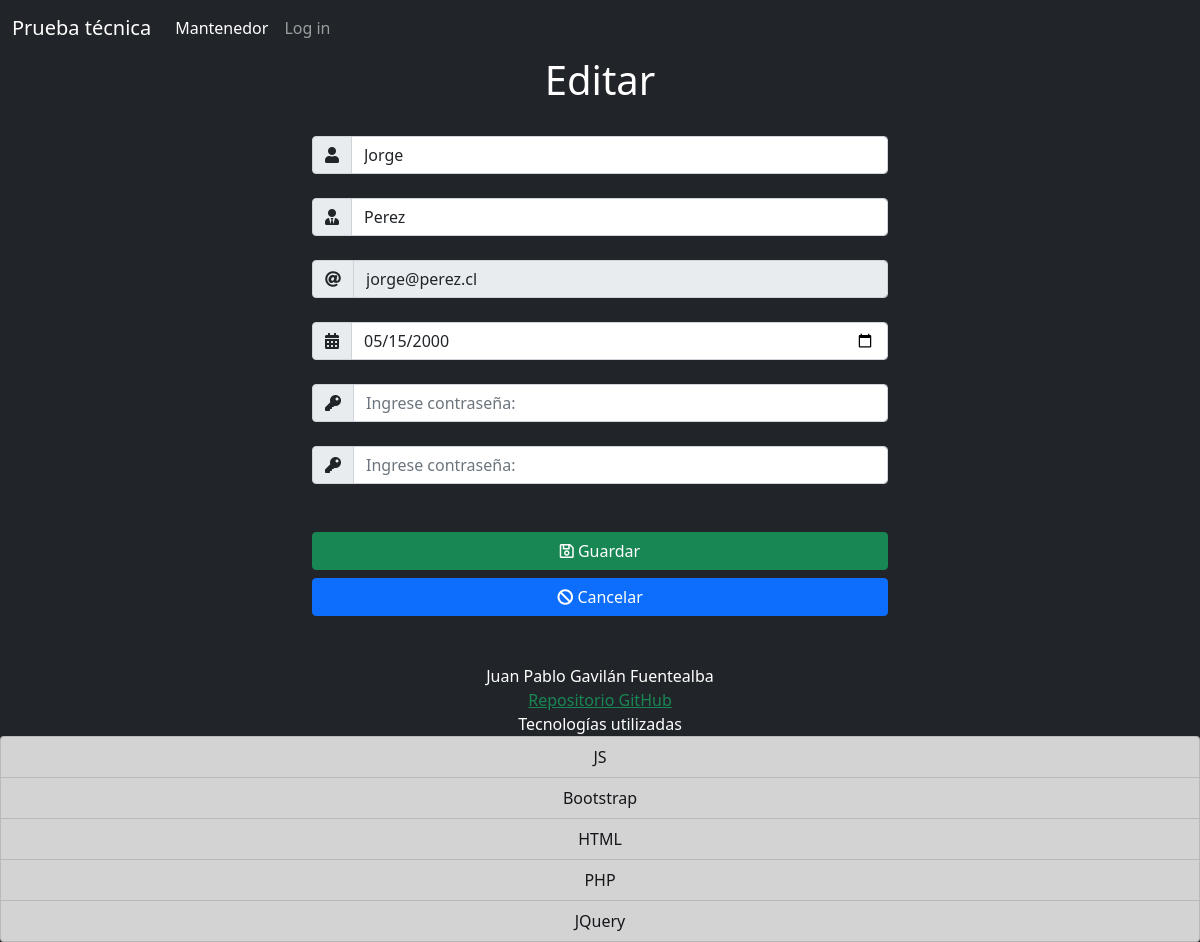
/index.php?m=editar&id=4, run on the app's committed database.
### tables this page shows
CREATE TABLE IF NOT EXISTS `usuarios` (
  `id` int(11) NOT NULL AUTO_INCREMENT,
  `nombre` varchar(25) NOT NULL,
  `apellido` varchar(25) NOT NULL,
  `email` varchar(50) NOT NULL,
  `nacimiento` date NOT NULL,
  `clave` varchar(200) NOT NULL,
  PRIMARY KEY (`id`),
  UNIQUE KEY `uq_email` (`email`)
);

### controlador/index.php (called while the page is built, shortened)
<?php
require_once("modelo/index.php");
class modeloController
{
    static function editar()
    {
        $id = $_REQUEST['id'];
        $producto = new Modelo();
        $dato = $producto->mostrar("usuarios", "id=" . $id);
        require_once("vista/editar.php");
    }
}

### modelo/index.php (called while the page is built, shortened)
<?php
class Modelo
{
    private $db;
    private $datos;
    public function __construct()
    {
        $this->db = new PDO('mysql:host=localhost;dbname=prueba', "root", "");
    }
    public function mostrar($tabla, $condicion)
    {
        $consul = "select * from " . $tabla . " where " . $condicion . " order by id desc;";
        $resu = $this->db->query($consul);
        while ($filas = $resu->FETCHALL(PDO::FETCH_ASSOC)) {
            $this->datos[] = $filas;
        }
        return $this->datos;
    }
}

### vista/editar.php (the view, shortened to what this page needs)
<?php
require_once("layouts/header.php");
?>
<div class="row justify-content-center bg-dark">
    <h1 class="text-center text-white">Editar</h1>
    <form action="" method="get" class="form col-6" onsubmit="validarForm(event,'mod')">
        <?php
        foreach ($dato as $key => $value) :
            foreach ($value as $v) :
        ?>
                <div class="input-group my-4">
                    <span class="input-group-text" id="basic-addon1"><i class="fas fa-user"></i></span>
                    <input class="form-control" id="txtNombre" type="text" value="<?php echo $v['nombre'] ?>" placeholder="Ingrese nombre:" name="nombre" aria-label="nombre" aria-describedby="basic-addon1">
                </div>
                <div class="input-group my-4">
                    <span class="input-group-text" id="basic-addon1"><i class="fas fa-user-tie"></i></span>
                    <input class="form-control" id="txtApellido" type="text" value="<?php echo $v['apellido'] ?>" placeholder="Ingrese apellido:" name="apellido" aria-label="apellido" aria-describedby="basic-addon1">
                </div>
                <div class="input-group my-4">
                    <span class="input-group-text" id="basic-addon1"><i class="fas fa-at"></i></span>
                    <input readonly class="form-control" id="txtEmail" type="email" value="<?php echo $v['email'] ?>" placeholder="Ingrese email:" name="email" aria-label="email" aria-describedby="basic-addon1">
                </div>
                <div class="input-group my-4">
                    <span class="input-group-text" id="basic-addon1"><i class="fas fa-calendar-alt"></i></span>
                    <input class="form-control" id="txtNacimiento" type="date" value="<?php echo $v['nacimiento'] ?>" name="nacimiento" aria-label="nacimiento" aria-describedby="basic-addon1">
                </div>
                <div class="input-group my-4">
                    <span class="input-group-text" id="basic-addon1"><i class="fas fa-key"></i></span>
                    <input class="form-control" id="txtClave" type="password" placeholder="Ingrese contraseña:" name="clave" aria-label="clave" aria-describedby="basic-addon1">
                </div>
                <div class="input-group my-4">
                    <span class="input-group-text" id="basic-addon1"><i class="fas fa-key"></i></span>
                    <input class="form-control" id="txtClave1" type="password" placeholder="Ingrese contraseña:" name="clave1" aria-label="clave1" aria-describedby="basic-addon1">
                </div>
                <div class="d-grid gap-2 my-5">
                    <button type="submit" class="btn btn-success" name="btn"><i class="far fa-save"></i> Guardar</button>
                    <a href="<?= urlsite ?>" class="btn btn-primary"><i class="fas fa-ban"></i> Cancelar</a>
                </div>
        <?php
            endforeach;
        endforeach;
        ?>
    </form>
</div>
<?php
require_once("layouts/footer.php");

### data on the page
usuarios: nombre "Jorge", apellido "Perez", email "jorge@perez.cl", nacimiento "05/15/2000"
